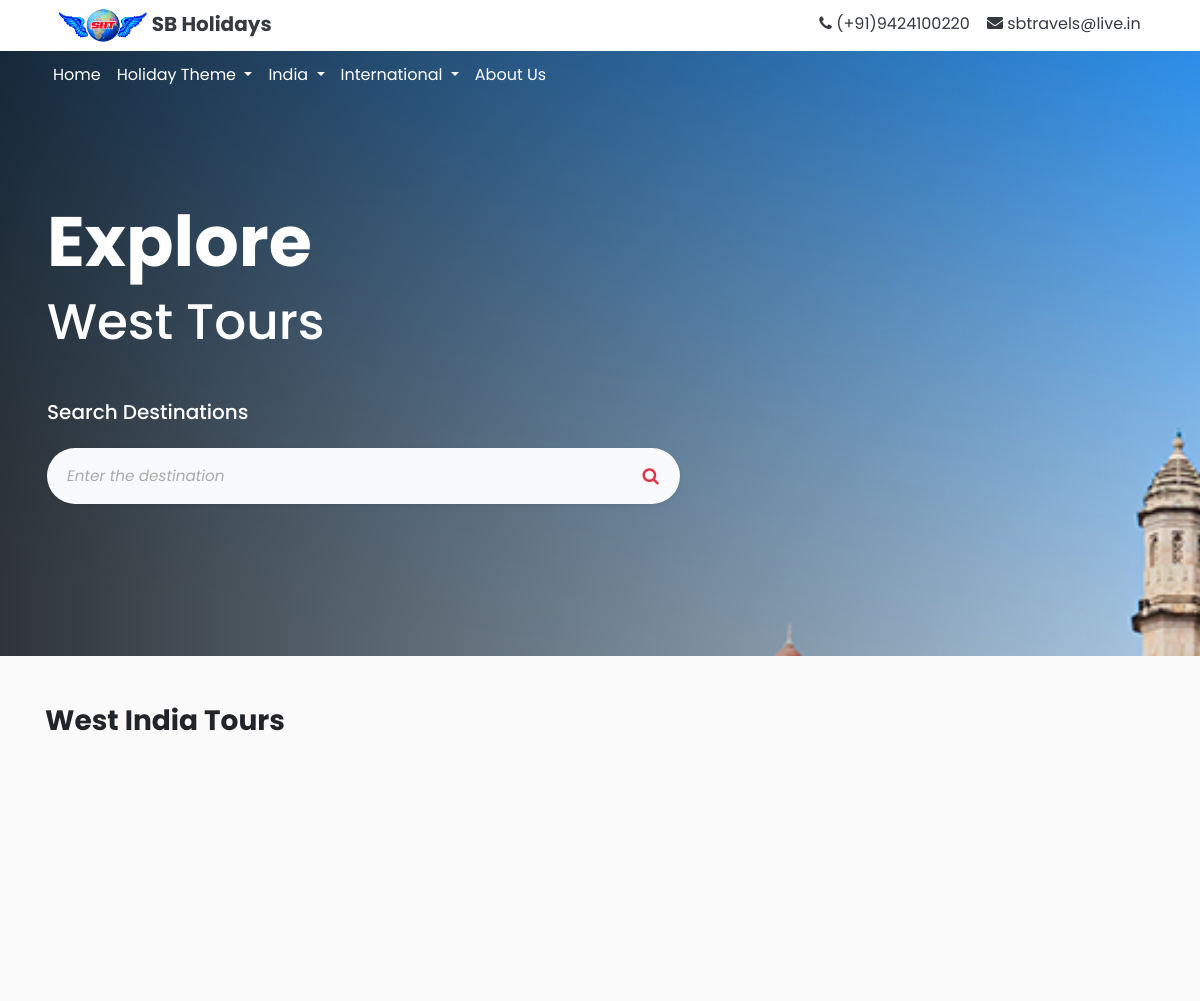
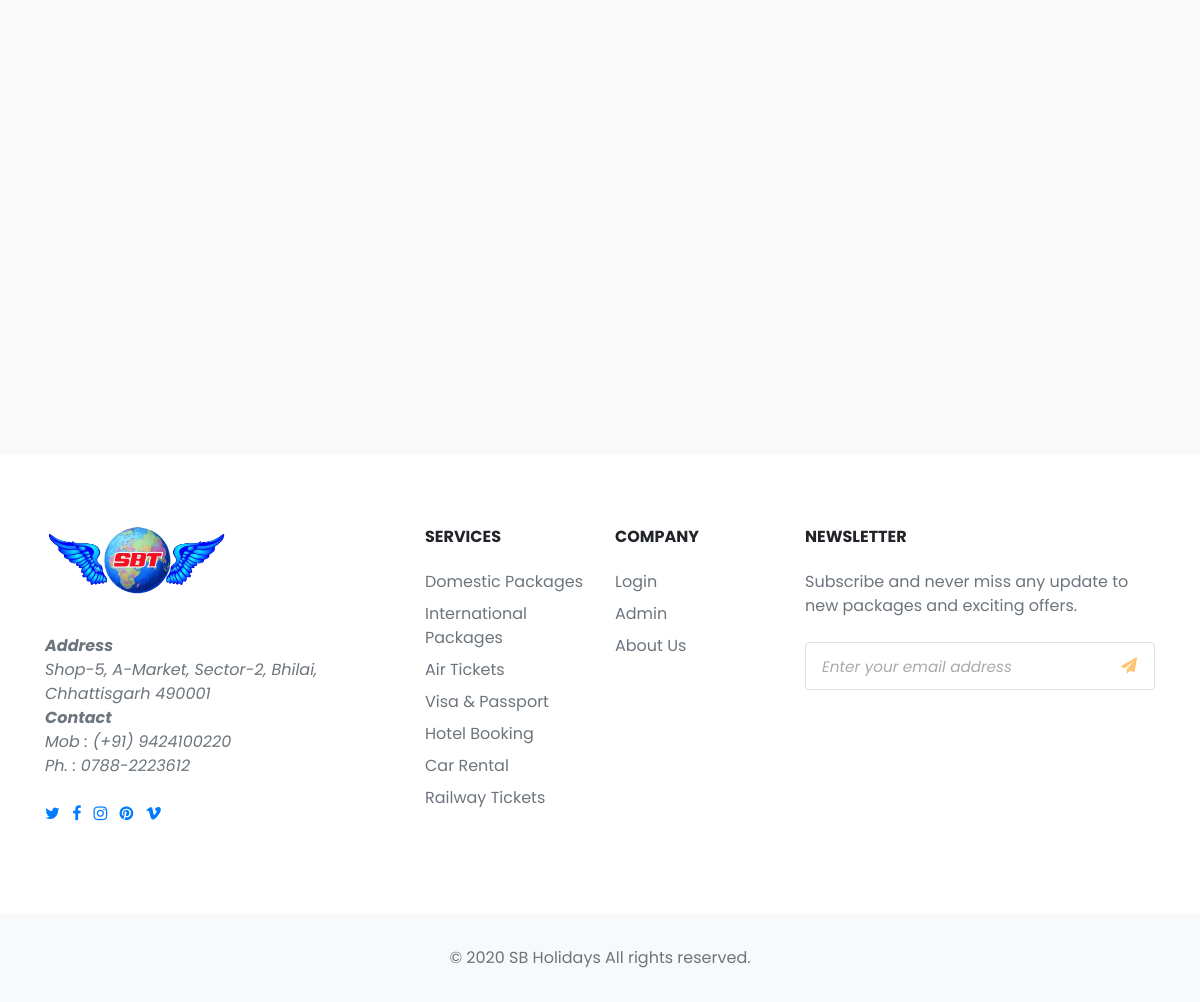
The app's page /package_app/india_category/4/ with its own data (2 pictures, top to bottom).
### package_app/models.py (models this page shows, shortened)
class DomesticCategory(models.Model):
    name = models.TextField(blank=False,null=True)
    category_img = models.ImageField(upload_to='images/')
    popular = models.BooleanField(null=False, default=True)

### package_app/views.py (the view)
# urls.py: url(r'^india_category/(?P<pk>\d+)/$',views.DomesticCategoryDetailView.as_view(),name='domestic_category_detail'),
class DomesticCategoryDetailView(DetailView):
    model = models.DomesticCategory
    context_object_name = 'domestic_detail'
    template_name = 'package_app/domestic_category.html'

### package_app/templates/package_app/domestic_category.html (shortened to what this page needs)
{% extends "package_app/package_app_base.html" %}
{% block body_block %}
<div class="jumbotron parallax" style="border-radius:0;height:auto; background-image: linear-gradient(to right, rgba(0,0,0,0.75), rgba(0,0,0,0)), url('{{domestic_detail.category_img.url}}');">
  <div class="container" style="margin-top:100px;">
    <h1 style="font-size:70px;"><b>Explore</b></h1>
    <h1 style="font-size:50px;">{{domestic_detail.name}} Tours</h1>
    <div class="row mb-5 mt-4">
      <div class="col-lg-7 mx-left">
        <div class="py-3 rounded-lg" >
          <h5 class="mb-4 text-white mt-2">Search Destinations</h5>
          <form action="{% url 'package_app:search_result' %}">
            <div class="p-2 bg-light rounded rounded-pill shadow-sm mb-4">
              <div class="input-group px-0">
                <input name="destination" type="search" placeholder="Enter the destination" aria-describedby="button-addon1" class="form-control border-0 bg-light">
                <div class="input-group-append">
                  <button id="button-addon1" type="submit" class="btn btn-link text-danger" style="font-size:17.5px;"><i class="fa fa-search"></i></button>
                </div>
              </div>
            </div>
          </form>
        </div>
      </div>
    </div>
  </div>
</div>
<div class="exterior pt-5">
<div class="container">
  <div class="px-lg-0">
    <h3 class="font-weight-bold mb-3">{{domestic_detail.name}} India Tours</h3><br>
  </div>
</div>
</div>
{% endblock %}

### static/css/style.css (style rules this page uses)
.whole_font { font-family: 'Poppins', sans-serif; }
.form-control::placeholder { font-size: 0.95rem; color: #aaa; font-style: italic; }
.parallax { background-attachment: fixed; background-position: center; background-repeat: no-repeat; background-size: cover; }
.jumbotron { margin-bottom: 0px; height: 600px; background-position: 0% 25%; background-size: cover; background-repeat: no-repeat; color: white; padding-top: 100px; }
.exterior { min-height: 100vh; background: #fafafa; }
#button-addon1 { color: #ffc371; }

### records on screen
DomesticCategory: category_img (picture), name "West"
